Frame 1 (no input): blank canvas, image omitted
Frame 60 (the mouse pressed at the canvas centre just before this capture): blank canvas, image omitted
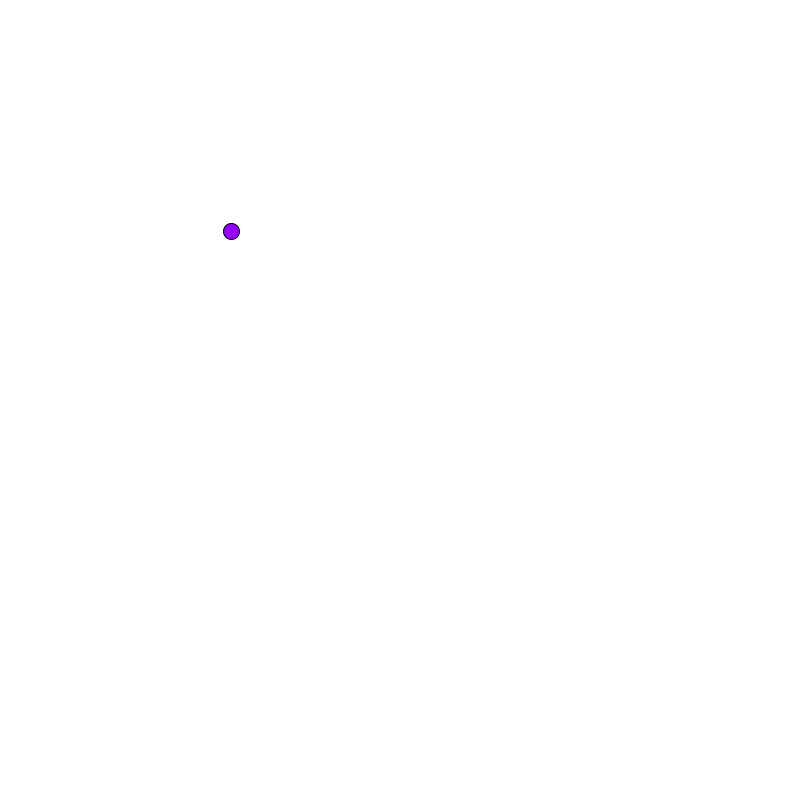
Frame 120 (the mouse held since frame 60 and released just before this capture)

The Processing sketch whose frames 1 and 60 were blank and that drew this single picture after the mouse press (run headless with seeded random() and noise(); from frame 60 on, the mouse is pressed at the canvas centre):

// Processing sketch: BallVector3
// ── BallVector3.pde
Mover m; 

void setup()
{
 size(800,800); 
 m = new Mover();
}

void draw()
{
 background(255);
 m.update();
 m.display();
}

// ── Mover.pde
class Mover
{
 PVector location = new PVector (0,0) ; 
 PVector velocity = new PVector(0,0); //(x direction and speed, y direction and speed), direction (- or +) speed (#) 
 PVector acceleration = new PVector(0.01,0.03);
 
 Mover()
 {
  
 }
 
 void update()//what it does
 {
  
  PVector mouse = new PVector (mouseX, mouseY);
  PVector dir = PVector.sub(mouse, location);
  dir.normalize();
  dir.mult(.5);

  velocity.add(dir);
  velocity.limit(6); //limits the velocity so it can't be bigger than 6
  location.add(velocity); 

  //if the x is bigger than the width or 0 then it will return to the 0 or width 
  if (location.x < 0) location.x = width;
  if (location.x > width) location.x = 0;
  
  //if the y is bigger than the height or 0 then it will return to the 0 or height
  if (location.y < 0) location.y = height;
  if (location.y > height) location.y = 0;
 }
 
 void display()//what it looks like
 {
  stroke(0);
  fill(150,0,255);
  circle(location.x, location.y, 16);
 }
 
}
